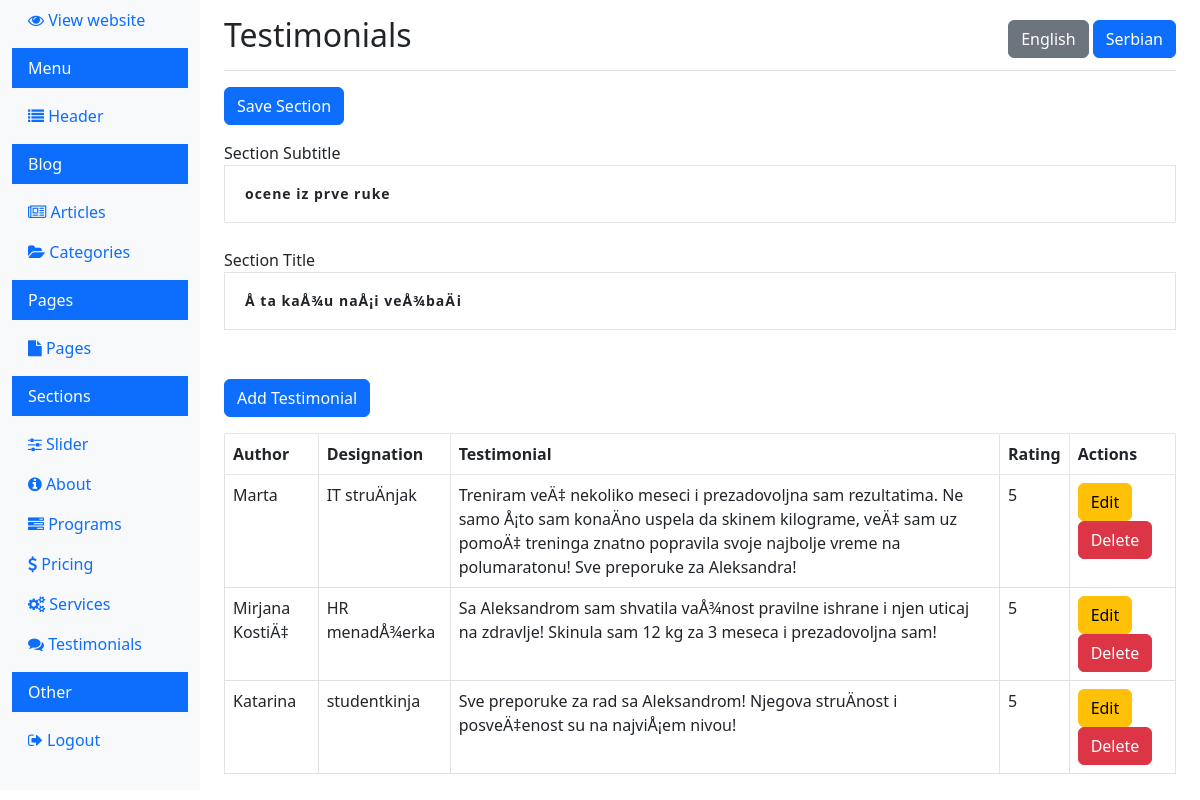
The page /dashboard/view_testimonials.php (signed in) on the database its author committed.
### tables this page shows
CREATE TABLE IF NOT EXISTS `testimonial_section` (
  `id` int(11) NOT NULL AUTO_INCREMENT,
  `section_title` varchar(255) DEFAULT NULL,
  `section_subtitle` varchar(255) DEFAULT NULL,
  `language` varchar(5) DEFAULT NULL,
  PRIMARY KEY (`id`)
);

CREATE TABLE IF NOT EXISTS `testimonials` (
  `id` int(11) NOT NULL AUTO_INCREMENT,
  `author_name` varchar(255) DEFAULT NULL,
  `author_designation` varchar(255) DEFAULT NULL,
  `testimonial_text` text,
  `rating` int(11) DEFAULT NULL,
  `created_at` timestamp NULL DEFAULT CURRENT_TIMESTAMP,
  `language` varchar(5) DEFAULT NULL,
  PRIMARY KEY (`id`)
);

### dashboard/view_testimonials.php (the view, shortened to what this page needs)
<?php
$lang = 'sr';
$conn = new mysqli(DB_HOST, DB_USER, DB_PASS, DB_NAME);
$section_title = '';
$section_subtitle = '';
$section_sql = "SELECT section_title, section_subtitle FROM testimonial_section WHERE language = ?";
$stmt = $conn->prepare($section_sql);
$stmt->bind_param("s", $lang);
$stmt->execute();
$stmt->bind_result($section_title, $section_subtitle);
$sql = "SELECT id, author_name, author_designation, testimonial_text, rating FROM testimonials WHERE language = ?";
$stmt = $conn->prepare($sql);
$stmt->bind_param("s", $lang);
$stmt->execute();
$result = $stmt->get_result();
$testimonials = [];
if ($result->num_rows > 0) {
  while ($row = $result->fetch_assoc()) {
    $testimonials[] = $row;
  }
}
?>
<!doctype html>
<html lang="en">
<head>
  <link rel="stylesheet" href="../css/bootstrap.min.css">
  <link rel="stylesheet" href="https://cdnjs.cloudflare.com/ajax/libs/font-awesome/4.7.0/css/font-awesome.min.css">
  <link rel="stylesheet" href="../css/style.css">
</head>
<body>
  <div class="container-fluid">
    <div class="row">
      <?php include 'navigation.php'; ?>
      <main role="main" class="col-md-9 ms-sm-auto col-lg-10 px-md-4">
        <div class="d-flex justify-content-between flex-wrap flex-md-nowrap align-items-center pt-3 pb-2 mb-3 border-bottom">
          <h1 class="h2">Testimonials</h1>
          <div>
            <a href="?lang=en" class="btn <?php echo $lang === 'en' ? 'btn-primary' : 'btn-secondary'; ?>">English</a>
            <a href="?lang=sr" class="btn <?php echo $lang === 'sr' ? 'btn-primary' : 'btn-secondary'; ?>">Serbian</a>
          </div>
        </div>
        <div class="mb-3">
          <form method="POST" action="view_testimonials.php?lang=<?php echo $lang; ?>">
            <button type="submit" class="btn btn-primary mb-3" name="save_section">Save Section</button>
            <div class="form-group">
              <label for="section_subtitle">Section Subtitle</label>
              <input type="text" class="form-control" id="section_subtitle" name="section_subtitle" value="<?php echo htmlspecialchars($section_subtitle); ?>">
            </div>
            <div class="form-group">
              <label for="section_title">Section Title</label>
              <input type="text" class="form-control" id="section_title" name="section_title" value="<?php echo htmlspecialchars($section_title); ?>">
            </div>
          </form>
        </div>
        <a href="add_testimonial.php?lang=<?php echo $lang; ?>" class="btn btn-primary mb-3 mt-4">Add Testimonial</a>
        <table class="table table-bordered">
          <thead>
            <tr>
              <th>Author</th>
              <th>Designation</th>
              <th>Testimonial</th>
              <th>Rating</th>
              <th>Actions</th>
            </tr>
          </thead>
          <tbody>
            <?php foreach ($testimonials as $testimonial) : ?>
              <tr>
                <td><?php echo htmlspecialchars($testimonial['author_name']); ?></td>
                <td><?php echo htmlspecialchars($testimonial['author_designation']); ?></td>
                <td><?php echo htmlspecialchars($testimonial['testimonial_text']); ?></td>
                <td><?php echo htmlspecialchars($testimonial['rating']); ?></td>
                <td>
                  <a href="edit_testimonial.php?id=<?php echo $testimonial['id']; ?>&lang=<?php echo $lang; ?>" class="btn btn-warning">Edit</a>
                  <a href="delete_testimonial.php?id=<?php echo $testimonial['id']; ?>&lang=<?php echo $lang; ?>" class="btn btn-danger" onclick="return confirm('Are you sure you want to delete this testimonial?');">Delete</a>
                </td>
              </tr>
            <?php endforeach; ?>
          </tbody>
        </table>
      </main>
    </div>
  </div>
</body>
</html>

### css/style.css (style rules this page uses)
.table-box-one table tbody tr, table thead tr { border: 1px solid #e6e6e6; }
.form-control { background-color: #fff; line-height: 24px; padding: 16px 20px; font-size: 14px; font-weight: 600; border: 0; border-radius: 0px; border: 1px solid rgba(119,119,119,.2); margin-bottom: 25px; width: 100%; letter-spacing: 1px; font-family: var(--pbmit-heading-typography-font-family); }
.form-control::placeholder { color: #999; }

### rows shown on the page
testimonial_section: section_subtitle "ocene iz prve ruke", section_title "Å ta kaÅ¾u naÅ¡i veÅ¾baÄi"
testimonials: author_name "Marta", author_designation "IT struÄnjak", testimonial_text "Treniram veÄ‡ nekoliko meseci i prezadovoljna sam rezultatima. Ne samo Å¡to sam konaÄno uspela da skinem kilograme, veÄ‡ sam uz pomoÄ‡ treninga znatno popravila svoje najbolje vreme na polumaratonu! Sve preporuke za Aleksandra!", rating "5"
testimonials: author_name "Mirjana KostiÄ‡", author_designation "HR menadÅ¾erka", testimonial_text "Sa Aleksandrom sam shvatila vaÅ¾nost pravilne ishrane i njen uticaj na zdravlje! Skinula sam 12 kg za 3 meseca i prezadovoljna sam!", rating "5"
testimonials: author_name "Katarina", author_designation "studentkinja", testimonial_text "Sve preporuke za rad sa Aleksandrom! Njegova struÄnost i posveÄ‡enost su na najviÅ¡em nivou!", rating "5"
